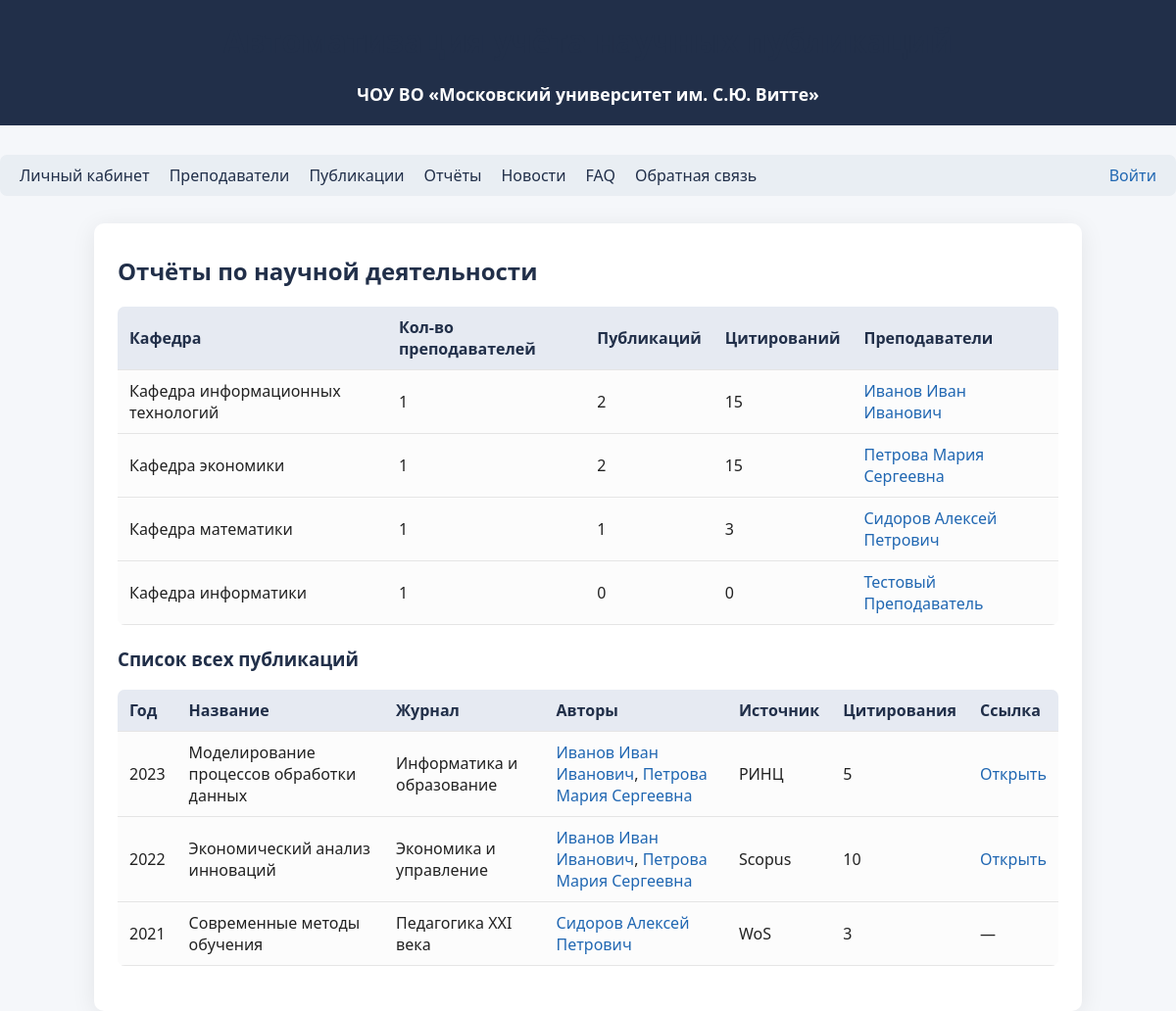
The page /reports on the database as committed earlier.
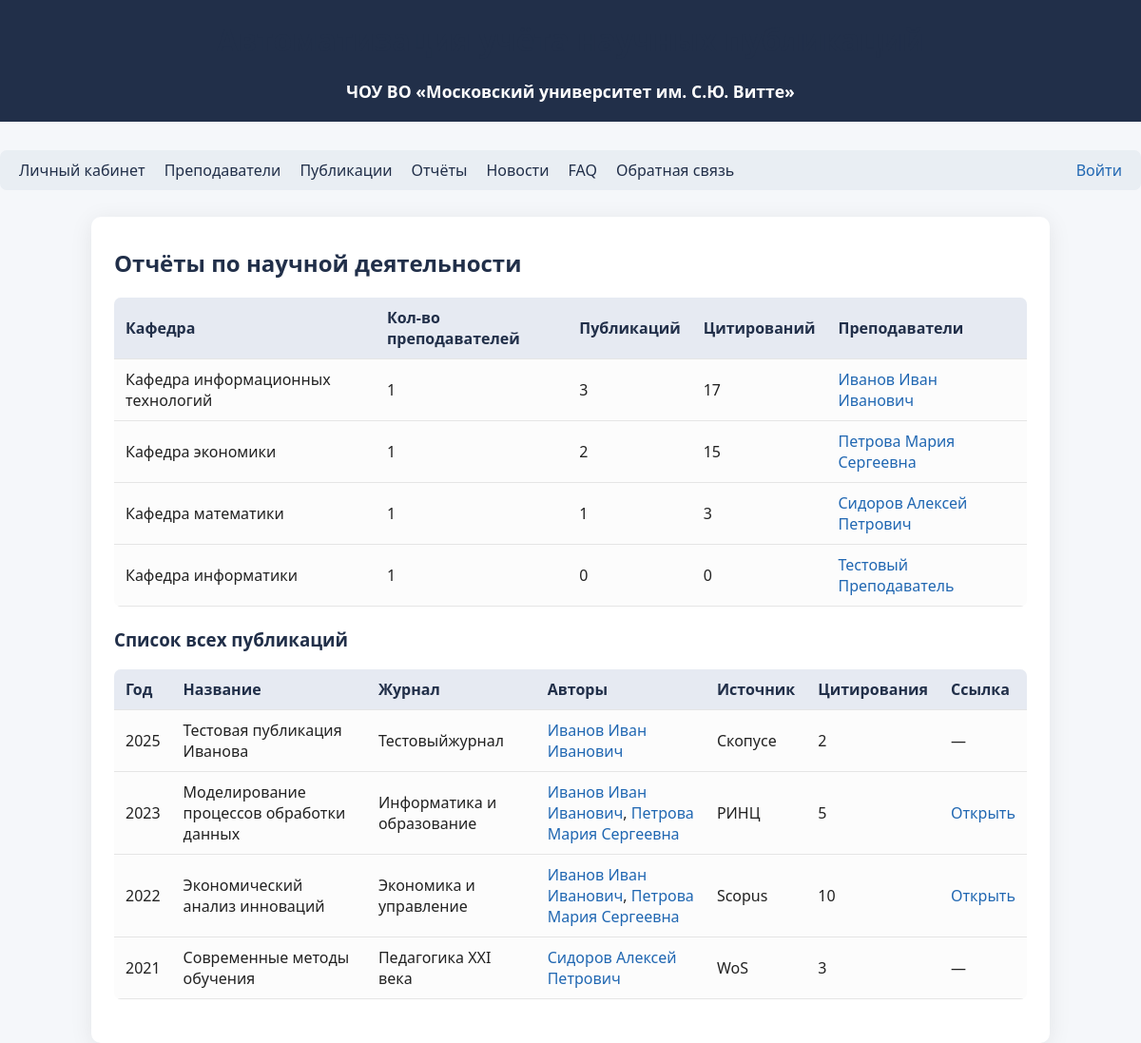
The same page on the database as committed later.
### tables this page shows
CREATE TABLE lecturers (
            id INTEGER PRIMARY KEY AUTOINCREMENT,
            fio TEXT,
            position TEXT,
            department TEXT,
            academic_degree TEXT,
            orcid TEXT,
            email TEXT
        );

CREATE TABLE publications (
            id INTEGER PRIMARY KEY AUTOINCREMENT,
            title TEXT,
            year INTEGER,
            journal TEXT,
            source TEXT,
            link TEXT,
            citations INTEGER,
            doi TEXT,
            status TEXT DEFAULT 'new',
            review_comment TEXT,
            revision_deadline TEXT,
            reviewer_id INTEGER
        );

### app/routes.py (the view)
@bp.route('/reports')
def reports():
    lecturers = get_all_lecturers()
    pubs = get_all_publications()
    departments = {}
    for l in lecturers:
        dep = l['department']
        if dep not in departments:
            departments[dep] = {'lecturers': [], 'publications': 0, 'citations': 0}
        departments[dep]['lecturers'].append(l)
        pubs_by_l = get_publications_by_lecturer(l['id'])
        departments[dep]['publications'] += len(pubs_by_l)
        departments[dep]['citations'] += sum([int(p['citations']) for p in pubs_by_l if p['citations']])
    return render_template('reports.html', departments=departments, pubs=pubs)

### app/models.py (called while the page is built)
def get_db():
    db = getattr(g, '_database', None)
    if db is None:
        db = g._database = sqlite3.connect(DATABASE)
        db.row_factory = sqlite3.Row
    return db

def get_all_lecturers():
    db = get_db()
    return db.execute(
        "SELECT * FROM lecturers"
    ).fetchall()

def get_all_publications():
    db = get_db()
    pubs = db.execute(
        "SELECT * FROM publications ORDER BY year DESC"
    ).fetchall()
    return pubs

def get_publications_by_lecturer(lecturer_id):
    db = get_db()
    pubs = db.execute(
        "SELECT p.* FROM publications p "
        "JOIN lecturer_publications lp ON p.id = lp.publication_id "
        "WHERE lp.lecturer_id = ? ORDER BY p.year DESC",
        (lecturer_id,)
    ).fetchall()
    return pubs

### app/routes.py (called while the page is built)
@bp.before_app_request
def load_logged_in_user():
    user_id = session.get('user_id')
    g.user = get_user_by_id(user_id) if user_id else None

### app/templates/reports.html (shortened to what this page needs)
{% extends "base.html" %}
{% block content %}
<h2>Отчёты по научной деятельности</h2>
<table>
    <thead>
        <tr>
            <th>Кафедра</th>
            <th>Кол-во преподавателей</th>
            <th>Публикаций</th>
            <th>Цитирований</th>
            <th>Преподаватели</th>
        </tr>
    </thead>
    <tbody>
    {% for department, data in departments.items() %}
        <tr>
            <td>{{ department }}</td>
            <td>{{ data['lecturers']|length }}</td>
            <td>{{ data['publications'] }}</td>
            <td>{{ data['citations'] }}</td>
            <td>
                {% for l in data['lecturers'] %}
                    <a href="{{ url_for('main.lecturer_profile', lecturer_id=l['id']) }}">{{ l['fio'] }}</a>{% if not loop.last %}, {% endif %}
                {% endfor %}
            </td>
        </tr>
    {% endfor %}
    </tbody>
</table>
<h3>Список всех публикаций</h3>
<table>
    <thead>
        <tr>
            <th>Год</th>
            <th>Название</th>
            <th>Журнал</th>
            <th>Авторы</th>
            <th>Источник</th>
            <th>Цитирования</th>
            <th>Ссылка</th>
        </tr>
    </thead>
    <tbody>
    {% for pub in pubs %}
        <tr>
            <td>{{ pub['year'] }}</td>
            <td>{{ pub['title'] }}</td>
            <td>{{ pub['journal'] }}</td>
            <td>
                {% set authors = [] %}
                {% for lecturer in get_all_lecturers() %}
                    {% for lp in get_publications_by_lecturer(lecturer['id']) %}
                        {% if lp['id'] == pub['id'] %}
                            {% set _ = authors.append('<a href="' ~ url_for('main.lecturer_profile', lecturer_id=lecturer['id']) ~ '">' ~ lecturer['fio'] ~ '</a>') %}
                        {% endif %}
                    {% endfor %}
                {% endfor %}
                {{ authors|join(', ')|safe }}
            </td>
            <td>{{ pub['source'] }}</td>
            <td>{{ pub['citations']|default(0) }}</td>
            <td>
                {% if pub['link'] %}
                    <a href="{{ pub['link'] }}" target="_blank">Открыть</a>
                {% else %}
                    —
                {% endif %}
            </td>
        </tr>
    {% endfor %}
    </tbody>
</table>
{% endblock %}

### app/templates/base.html (shortened to what this page needs)
<!DOCTYPE html>
<html lang="ru">
<head>
    <link rel="stylesheet" href="{{ url_for('static', filename='css/style.css') }}">
</head>
<body>
    <div class="header">
        <h1>Автоматизация учёта научных публикаций</h1>
        <div style="font-size:1.1em;margin-top:5px;">
            <b>ЧОУ ВО «Московский университет им. С.Ю. Витте»</b>
        </div>
    </div>
    <nav>
        <a href="{{ url_for('main.profile') }}">Личный кабинет</a>
        <a href="{{ url_for('main.lecturers') }}">Преподаватели</a>
        <a href="{{ url_for('main.publications') }}">Публикации</a>
        <a href="{{ url_for('main.reports') }}">Отчёты</a>
        <a href="{{ url_for('main.news_list') }}">Новости</a>
        <a href="{{ url_for('main.faq') }}">FAQ</a>
        <a href="{{ url_for('main.feedback') }}">Обратная связь</a>
        {% if g.user %}
            <a href="{{ url_for('main.logout') }}" style="margin-left:auto;color:#b21f1f;">Выйти</a>
        {% else %}
            <a href="{{ url_for('main.login') }}" style="margin-left:auto;color:#2067b2;">Войти</a>
        {% endif %}
    </nav>
    <div class="container">
        {% block content %}{% endblock %}
    </div>
</body>
</html>

### app/static/css/style.css (style rules this page uses)
body { font-family: 'Segoe UI', Arial, sans-serif; background: #f5f7fa; margin: 0; padding: 0; color: #222; }
.header { background: #212f49; color: #fff; padding: 20px 0; text-align: center; margin-bottom: 30px; }
.container { max-width: 960px; margin: 0 auto; background: #fff; padding: 32px 24px 24px 24px; border-radius: 10px; box-shadow: 0 4px 24px 0 rgba(0,0,0,0.08); }
h1, h2, h3 { color: #212f49; margin-top: 0; }
a { color: #2067b2; text-decoration: none; }
nav { margin-bottom: 28px; background: #e9eef3; padding: 10px 20px; border-radius: 7px; display: flex; gap: 20px; justify-content: center; }
nav a { color: #212f49; font-weight: 500; }
table { border-collapse: collapse; width: 100%; margin-bottom: 22px; background: #fcfcfc; border-radius: 7px; overflow: hidden; }
th, td { padding: 10px 12px; text-align: left; border-bottom: 1px solid #e5e5e5; }
th { background: #e6eaf2; color: #212f49; font-weight: 600; }

Rows that differ between the two databases and show on the page:
computed for lecturers "Кафедра информационных технологий": publications "2" → "3"; citations "15" → "17"
added publications: year "2025", title "Тестовая публикация Иванова", journal "Тестовыйжурнал", authors "Иванов Иван Иванович", source "Скопусе", citations "2"
